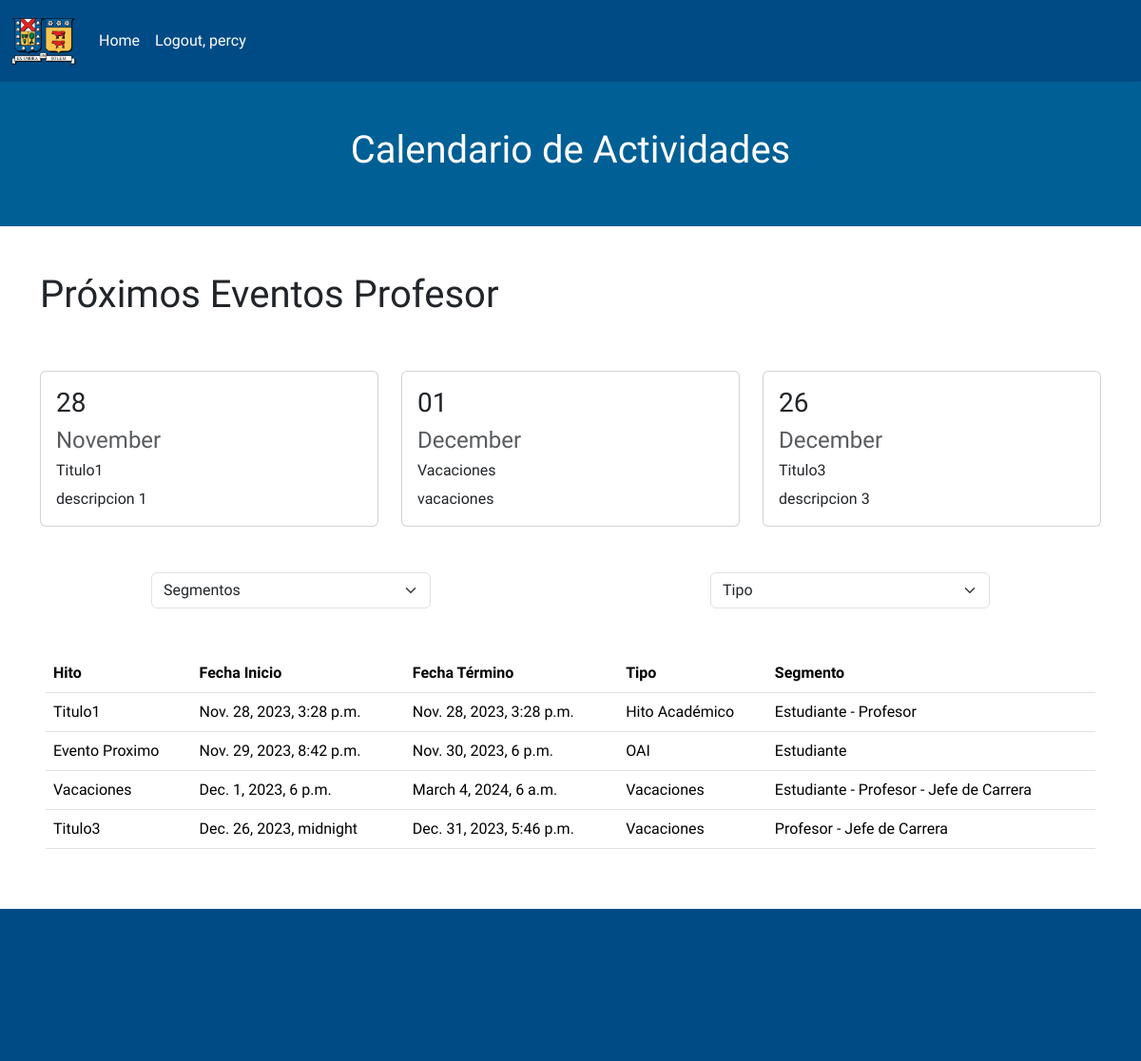
/ (signed in), run on the app's committed database.
### core/models.py (models this page shows, shortened)
class TipoUsuario(AbstractUser):
    tipo_cuenta = models.ForeignKey(Segmento, on_delete=models.CASCADE, null=True)

class Segmento(models.Model):
    id = models.BigAutoField(primary_key=True)
    nombre = models.CharField(max_length=50)
    def __str__(self) -> str:
        return self.nombre

class Evento(models.Model):
    TIPO_CHOICES = [
        ("VA","Vacaciones"),
        ("FE","Feriado"),
        ("SS", "Suspensión de actividades"),
        ("SP", "Suspensión de actividades PM"),
        ("PL", "Periodo Lectivo"),
        ("SE", "Suspensión de evaluaciones"),
        ("CE", "Ceremonia"),
        ("ED", "EDDA"),
        ("EV", "Evaluación"),
        ("AY", "Ayudantías"),
        ("HA", "Hito Académico"),
        ("SA", "Secretaría Académica"),
        ("OA", "OAI"),
    ]
    id = models.BigAutoField(primary_key=True)
    fechaInicio = models.DateTimeField(auto_now_add=False)
    fechaTermino = models.DateTimeField(auto_now_add=False)
    titulo = models.CharField(max_length=55)
    descripcion = models.CharField(max_length=100)
    tipo = models.CharField(max_length=2, choices=TIPO_CHOICES)
    segmento = models.ManyToManyField(Segmento)

### core/views.py (the view, shortened to what this page needs)
# urls.py: 2. Add a URL to urlpatterns:  path('', views.home, name='home')
def home(request):
    title = "Home"
    segmentos = Segmento.objects.all()
    segmento_seleccionado = request.GET.get("segmento")
    tipos = Evento.TIPO_CHOICES
    tipo_seleccionado = request.GET.get("tipo")
    segmento_usuario = None
    username = 'Anónimo'
    eventos_segmento = None
    fecha_usuario = timezone.now()
    segmento_dev = None
    if request.user.is_authenticated:
        if (str(request.user.tipo_cuenta)== 'Developer'):
            segmento_dev = request.user.tipo_cuenta
        username = request.user.username
        if (str(request.user.tipo_cuenta)== 'Jefe de Carrera' or str(request.user.tipo_cuenta) == 'Profesor'):
            segmento_usuario = request.user.tipo_cuenta
            eventos_segmento = Evento.objects.filter(segmento=segmento_usuario, fechaInicio__gte=timezone.now()).order_by('fechaInicio')[:3]
    if (segmento_seleccionado == 'Todos' or segmento_seleccionado is None) and (tipo_seleccionado == 'Todos' or tipo_seleccionado is None):
        eventos = Evento.objects.filter(fechaInicio__gte=timezone.now()).order_by('fechaInicio')
    data = {
        "title": title,
        "eventos": eventos,
        "segmentos" :segmentos,
        "tipos": tipos,
        "segmento_seleccionado": segmento_seleccionado,
        "tipo_seleccionado": tipo_seleccionado,
        "segmento_usuario": segmento_usuario,
        "username": username,
        "eventos_segmento": eventos_segmento,
        "fecha_usuario": fecha_usuario,
        'segmento_dev': segmento_dev
    }
    return render(request, 'core/home.html', data)

### core/templates/core/home.html (shortened to what this page needs)
{% extends 'core/base.html' %}
{% block content %}
{% load static %}
{% include 'core/calendario.html' %}
{% if segmento_usuario != None %}
  {% include 'core/vistaSegmento.html' %}
{% endif %}
<div class="row my-5">
    <form method="GET" action="{% url 'home' %}" class="d-md-flex justify-content-around">
      <div class="col-md-3 col">
        <select class="form-select" name="segmento" onchange="this.form.submit()">
          <option value="Todos"
                  >
                Segmentos
          </option>
        </select>
      </div>
      <div class="col-md-3 col">
        <select class="form-select" name="tipo" onchange="this.form.submit()">
          <option value="Todos"
                    >
                  Tipo
            </option>
        </select>
      </div>
    </form>
</div>
<div class="row my-5 px-5" id="tabla">
  <table class="table">
    <thead>
      <tr>
        <th scope="col">Hito</th>
        <th scope="col">Fecha Inicio</th>
        <th scope="col">Fecha Término</th>
        <th scope="col">Tipo</th>
        <th scope="col">Segmento</th>
      </tr>
    </thead>
    <tbody>
      {% for evento in eventos %}
        <tr>
          {% if evento.fechaInicio|date:"Y" == fecha_usuario|date:"Y" %}
            <td>{{ evento.titulo }}</td>
            <td>{{ evento.fechaInicio }}</td>
            <td>{{ evento.fechaTermino}}</td>
            <td>{{ evento.get_tipo_display }}</td>
            <td>
              {% for segmento in evento.segmento.all %}
                {{ segmento.nombre }}
                {% if not forloop.last %}-{% endif %}
              {% endfor %}
            </td>
          {% endif %}
        </tr>
      {% endfor %}
    </tbody>
  </table>
</div>
{% endblock %}

### core/templates/core/base.html (shortened to what this page needs)
{% load static %}
<!doctype html>
<html lang="en">
  <head>
    <link href="https://cdn.jsdelivr.net/npm/bootstrap@5.3.2/dist/css/bootstrap.min.css" rel="stylesheet">
    <link href='https://cdn.jsdelivr.net/npm/bootstrap-icons@1.8.1/font/bootstrap-icons.css' rel='stylesheet'>
    <link rel="stylesheet" href="{% static 'core/css/styles.css' %}">
  </head>
  <body>
    <div class="container-fluid">
      <div class="row">
        <nav class="navbar navbar-expand-lg" style="background: #004B85;">
            <div class="container-fluid">
              <a class="navbar-brand" href="{% url 'home' %}">
                <img src="{% static 'core/img/Logo_UTFSM.png' %}" class="img-fluid" style="max-height: 60px;" alt="">
              </a>
              <div class="collapse navbar-collapse" id="navbarNavAltMarkup">
                <div class="navbar-nav">
                  <a class="nav-link text-white" aria-current="page" href="{% url 'home' %}">Home</a>
                  {% if user.is_authenticated %}
                    <a class="nav-link text-white" href="logout">Logout, {{username}}</a>
                  {% else %}
                    <a class="nav-link text-white" href="{% url 'login' %}">Login</a>
                  {% endif %}
                </div>
              </div>
            </div>
          </nav>
      </div>
        {% block content %}
        {% endblock %}
    </div>
    <footer style="height: 20vh; width: 100%; background: #004B85;">
    </footer>
  </body>
</html>

### core/templates/core/vistaSegmento.html
<div class="container">
  <div class="row py-5">
    <div class="col">
      <h1>Próximos Eventos {{segmento_usuario}}</h1>
    </div>
  </div>
  <div class="row row-cols-1 row-cols-md-3 g-4">
    {% for evento in eventos_segmento %}
      <div class="col">
        <div class="card h-100">
          <div class="card-body">
            <h3 class="card-title">{{evento.fechaInicio|date:"d"}}</h3>
            <h4 class="card-title text-body-secondary">{{evento.fechaInicio|date:"F"}}</h4>
            <h6 class="card-text">{{evento.titulo}}</h6>
            <p class="card-text">{{evento.descripcion}}</p>
          </div>
        </div>
      </div>
      {% endfor %}
    </div>
</div>

### core/static/core/css/styles.css (style rules this page uses)
body { font-family: 'Montserrat', sans-serif; font-family: 'Raleway', sans-serif; font-family: 'Roboto Condensed', sans-serif; font-family: 'Staatliches', sans-serif; }

### data on the page
TipoUsuario: username "percy"
Segmento: nombre "Profesor"
Evento: fechaInicio "28", fechaInicio "November", titulo "Titulo1", descripcion "descripcion 1", fechaInicio "Nov. 28, 2023, 3:28 p.m.", fechaTermino "Nov. 28, 2023, 3:28 p.m.", tipo "Hito Académico"
Evento: fechaInicio "01", fechaInicio "December", titulo "Vacaciones", descripcion "vacaciones", fechaInicio "Dec. 1, 2023, 6 p.m.", fechaTermino "March 4, 2024, 6 a.m.", tipo "Vacaciones"
Evento: fechaInicio "26", fechaInicio "December", titulo "Titulo3", descripcion "descripcion 3", fechaInicio "Dec. 26, 2023, midnight", fechaTermino "Dec. 31, 2023, 5:46 p.m.", tipo "Vacaciones"
Segmento: nombre "Estudiante"
Evento: titulo "Evento Proximo", fechaInicio "Nov. 29, 2023, 8:42 p.m.", fechaTermino "Nov. 30, 2023, 6 p.m.", tipo "OAI"
Segmento: nombre "Jefe de Carrera"
